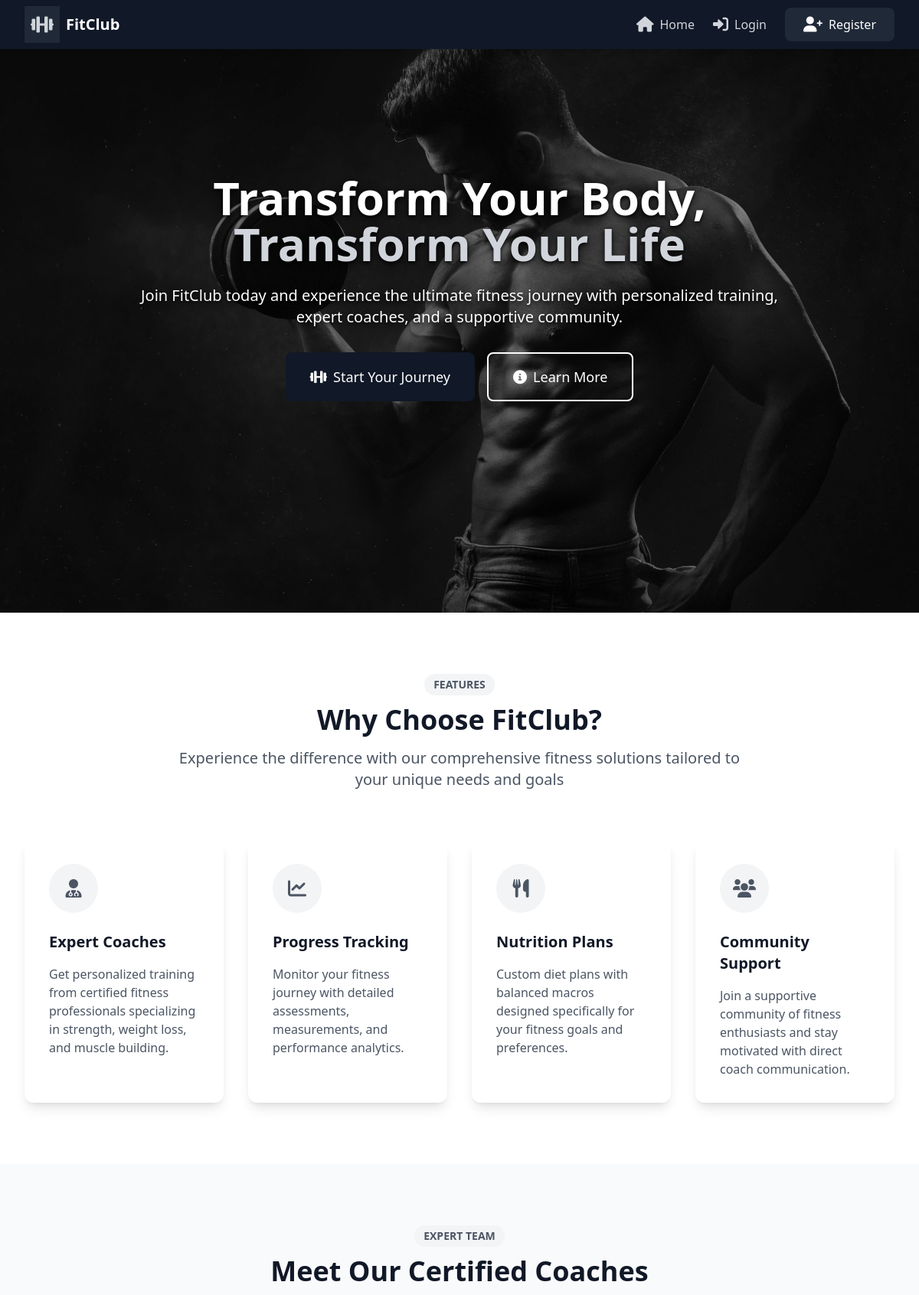
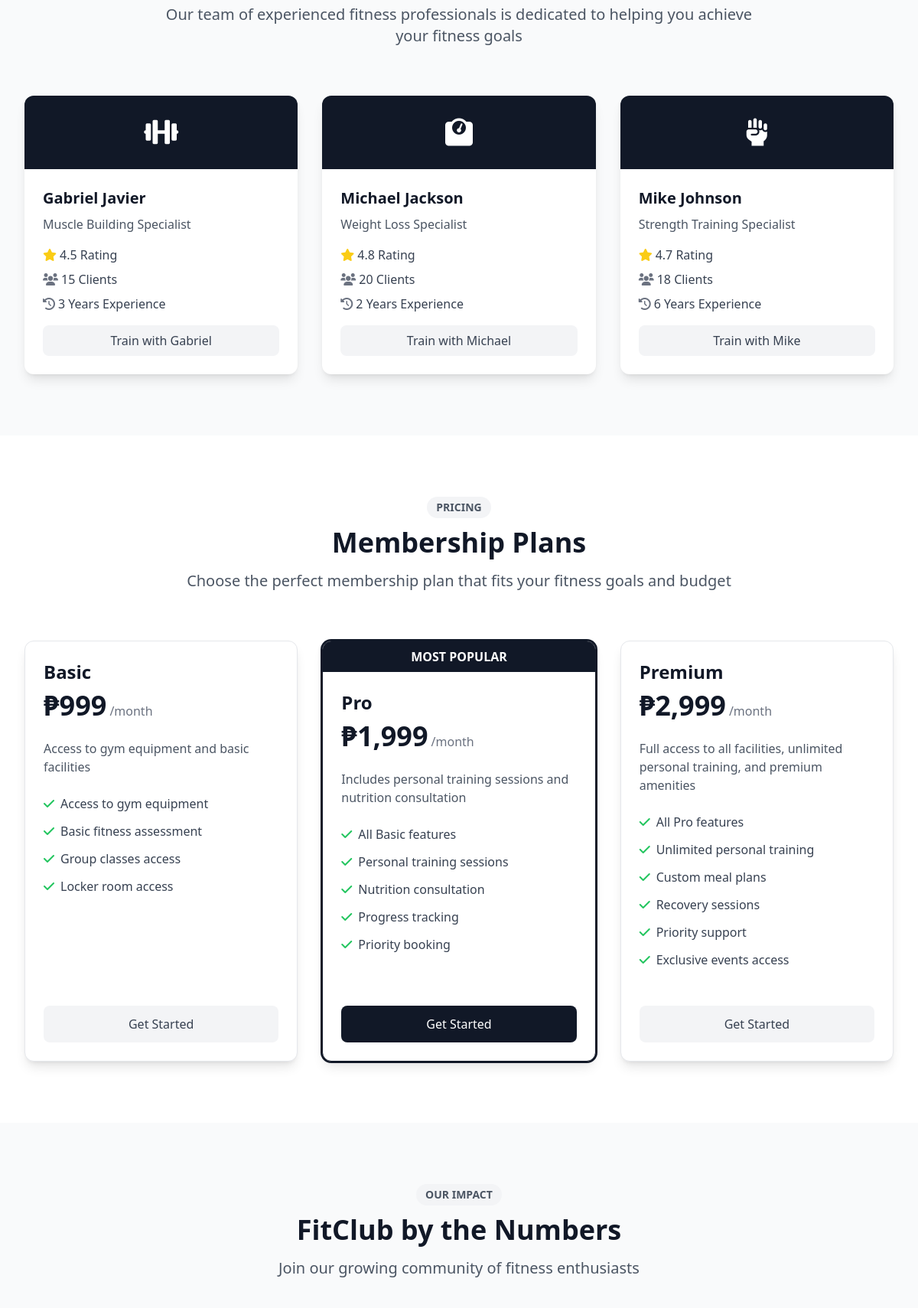
The page / (upper part) on the database its author committed (2 pictures, top to bottom).
### tables this page shows
CREATE TABLE `coaches` (
  `id` int(11) NOT NULL,
  `user_id` int(11) NOT NULL,
  `specialization` enum('bulk','weight_loss','strength') NOT NULL,
  `rating` decimal(3,2) DEFAULT 0.00,
  `clients_count` int(11) DEFAULT 0,
  `experience_years` int(11) DEFAULT 0,
  `active` tinyint(1) DEFAULT 1
);

CREATE TABLE `users` (
  `id` int(11) NOT NULL,
  `username` varchar(50) NOT NULL,
  `password` varchar(255) NOT NULL,
  `email` varchar(100) NOT NULL,
  `fullname` varchar(100) DEFAULT NULL,
  `phone` varchar(20) DEFAULT NULL,
  `role` enum('admin','coach','member') NOT NULL,
  `created_at` timestamp NOT NULL DEFAULT current_timestamp()
);

CREATE TABLE `membership_plans` (
  `id` int(11) NOT NULL,
  `name` varchar(50) NOT NULL,
  `price` decimal(10,2) NOT NULL,
  `description` text DEFAULT NULL,
  `features` text DEFAULT NULL,
  `duration` int(11) NOT NULL DEFAULT 1 COMMENT 'Duration in months',
  `active` tinyint(1) DEFAULT 1,
  `created_at` timestamp NOT NULL DEFAULT current_timestamp()
);

### index.php (the view, shortened to what this page needs)
<?php
$database = new Database();
$db = $database->getConnection();
?>
<!DOCTYPE html>
<html lang="en">
<head>
    <script src="https://cdn.tailwindcss.com"></script>
    <link href="https://cdnjs.cloudflare.com/ajax/libs/font-awesome/6.0.0/css/all.min.css" rel="stylesheet">
</head>
<body class="bg-white">
    <?php include 'components/public_navigation.php'; ?>
    <div class="hero-section">
        <img src="assets/images/men-bg.jpg" alt="Fitness training" class="hero-image" loading="eager">
        <div class="hero-overlay"></div>
        <div class="hero-content h-full flex items-center justify-center text-center">
            <div class="max-w-4xl mx-auto px-4 sm:px-6 lg:px-8">
                <div class="inline-block mb-12">
                    <h1 class="text-5xl md:text-6xl font-bold text-white mb-6 text-shadow-strong">
                        Transform Your Body,<br>
                        <span class="text-gray-300">Transform Your Life</span>
                    </h1>
                    <p class="text-xl text-white mb-8 text-shadow-strong">
                        Join FitClub today and experience the ultimate fitness journey with personalized training, expert coaches, and a supportive community.
                    </p>
                    <div class="flex flex-col sm:flex-row gap-4 justify-center">
                        <a href="register.php" class="inline-flex items-center justify-center px-8 py-4 text-lg font-medium text-white bg-gray-900 hover:bg-gray-800 rounded-lg transition duration-300">
                            <i class="fas fa-dumbbell mr-2"></i>
                            Start Your Journey
                        </a>
                        <a href="#features" class="inline-flex items-center justify-center px-8 py-4 text-lg font-medium text-white bg-transparent border-2 border-white hover:bg-white hover:text-gray-900 rounded-lg transition duration-300">
                            <i class="fas fa-info-circle mr-2"></i>
                            Learn More
                        </a>
                    </div>
                </div>
            </div>
        </div>
    </div>
    <div id="features" class="py-20 bg-white">
        <div class="max-w-7xl mx-auto px-4 sm:px-6 lg:px-8">
            <div class="text-center mb-16">
                <span class="inline-block px-3 py-1 text-sm font-semibold text-gray-600 bg-gray-100 rounded-full mb-3">FEATURES</span>
                <h2 class="text-4xl font-bold text-gray-900 mb-4">Why Choose FitClub?</h2>
                <p class="text-xl text-gray-600 max-w-3xl mx-auto">Experience the difference with our comprehensive fitness solutions tailored to your unique needs and goals</p>
            </div>
            <div class="grid grid-cols-1 md:grid-cols-2 lg:grid-cols-4 gap-8">
                <div class="feature-card bg-white p-8 rounded-xl shadow-lg hover:shadow-xl transition duration-300">
                    <div class="w-16 h-16 bg-gray-100 rounded-full flex items-center justify-center mb-6">
                        <i class="fas fa-user-md text-2xl text-gray-600"></i>
                    </div>
                    <h3 class="text-xl font-bold text-gray-900 mb-4">Expert Coaches</h3>
                    <p class="text-gray-600">
                        Get personalized training from certified fitness professionals specializing in strength, weight loss, and muscle building.
                    </p>
                </div>
                <div class="feature-card bg-white p-8 rounded-xl shadow-lg hover:shadow-xl transition duration-300">
                    <div class="w-16 h-16 bg-gray-100 rounded-full flex items-center justify-center mb-6">
                        <i class="fas fa-chart-line text-2xl text-gray-600"></i>
                    </div>
                    <h3 class="text-xl font-bold text-gray-900 mb-4">Progress Tracking</h3>
                    <p class="text-gray-600">
                        Monitor your fitness journey with detailed assessments, measurements, and performance analytics.
                    </p>
                </div>
                <div class="feature-card bg-white p-8 rounded-xl shadow-lg hover:shadow-xl transition duration-300">
                    <div class="w-16 h-16 bg-gray-100 rounded-full flex items-center justify-center mb-6">
                        <i class="fas fa-utensils text-2xl text-gray-600"></i>
                    </div>
                    <h3 class="text-xl font-bold text-gray-900 mb-4">Nutrition Plans</h3>
                    <p class="text-gray-600">
                        Custom diet plans with balanced macros designed specifically for your fitness goals and preferences.
                    </p>
                </div>
                <div class="feature-card bg-white p-8 rounded-xl shadow-lg hover:shadow-xl transition duration-300">
                    <div class="w-16 h-16 bg-gray-100 rounded-full flex items-center justify-center mb-6">
                        <i class="fas fa-users text-2xl text-gray-600"></i>
                    </div>
                    <h3 class="text-xl font-bold text-gray-900 mb-4">Community Support</h3>
                    <p class="text-gray-600">
                        Join a supportive community of fitness enthusiasts and stay motivated with direct coach communication.
                    </p>
                </div>
            </div>
        </div>
    </div>
    <div id="coaches" class="py-20 bg-gray-50">
        <div class="max-w-7xl mx-auto px-4 sm:px-6 lg:px-8">
            <div class="text-center mb-16">
                <span class="inline-block px-3 py-1 text-sm font-semibold text-gray-600 bg-gray-100 rounded-full mb-3">EXPERT TEAM</span>
                <h2 class="text-4xl font-bold text-gray-900 mb-4">Meet Our Certified Coaches</h2>
                <p class="text-xl text-gray-600 max-w-3xl mx-auto">Our team of experienced fitness professionals is dedicated to helping you achieve your fitness goals</p>
            </div>
            <div class="grid grid-cols-1 md:grid-cols-3 gap-8">
                <?php
                $query = "SELECT u.fullname, u.email, c.specialization, c.experience_years, c.rating, c.clients_count
                          FROM coaches c
                          JOIN users u ON c.user_id = u.id
                          WHERE c.active = 1";
                $stmt = $db->prepare($query);
                $stmt->execute();
                $specialization_icons = [
                    'bulk' => 'fa-dumbbell',
                    'weight_loss' => 'fa-weight-scale',
                    'strength' => 'fa-fist-raised'
                ];
                $specialization_names = [
                    'bulk' => 'Muscle Building',
                    'weight_loss' => 'Weight Loss',
                    'strength' => 'Strength Training'
                ];
                while ($coach = $stmt->fetch(PDO::FETCH_ASSOC)):
                    $icon = $specialization_icons[$coach['specialization']] ?? 'fa-dumbbell';
                    $specialization = $specialization_names[$coach['specialization']] ?? ucfirst($coach['specialization']);
                ?>
                <div class="coach-card bg-white rounded-xl overflow-hidden shadow-lg">
                    <div class="bg-gray-900 h-24 flex items-center justify-center">
                        <i class="fas <?php echo $icon; ?> text-4xl text-white"></i>
                    </div>
                    <div class="p-6">
                        <h3 class="text-xl font-bold text-gray-900 mb-2"><?php echo htmlspecialchars($coach['fullname']); ?></h3>
                        <p class="text-gray-600 font-medium mb-4"><?php echo $specialization; ?> Specialist</p>
                        <div class="flex items-center mb-2">
                            <i class="fas fa-star text-yellow-400 mr-1"></i>
                            <span class="text-gray-700"><?php echo number_format($coach['rating'], 1); ?> Rating</span>
                        </div>
                        <div class="flex items-center mb-2">
                            <i class="fas fa-users text-gray-500 mr-1"></i>
                            <span class="text-gray-700"><?php echo $coach['clients_count']; ?> Clients</span>
                        </div>
                        <div class="flex items-center mb-4">
                            <i class="fas fa-history text-gray-500 mr-1"></i>
                            <span class="text-gray-700"><?php echo $coach['experience_years']; ?> Years Experience</span>
                        </div>
                        <a href="register.php" class="inline-block w-full text-center bg-gray-100 hover:bg-gray-200 text-gray-700 font-medium py-2 px-4 rounded-lg transition duration-300">
                            Train with <?php echo explode(' ', htmlspecialchars($coach['fullname']))[0]; ?>
                        </a>
                    </div>
                </div>
                <?php endwhile; ?>
            </div>
        </div>
    </div>
    <div id="plans" class="py-20 bg-white">
        <div class="max-w-7xl mx-auto px-4 sm:px-6 lg:px-8">
            <div class="text-center mb-16">
                <span class="inline-block px-3 py-1 text-sm font-semibold text-gray-600 bg-gray-100 rounded-full mb-3">PRICING</span>
                <h2 class="text-4xl font-bold text-gray-900 mb-4">Membership Plans</h2>
                <p class="text-xl text-gray-600 max-w-3xl mx-auto">Choose the perfect membership plan that fits your fitness goals and budget</p>
            </div>
            <div class="grid grid-cols-1 md:grid-cols-3 gap-8">
                <?php
                $query = "SELECT * FROM membership_plans WHERE active = 1 ORDER BY price ASC";
                $stmt = $db->prepare($query);
                $stmt->execute();
                while ($plan = $stmt->fetch(PDO::FETCH_ASSOC)):
                    $features = explode("\r\n", $plan['features']);
                ?>
                <div class="membership-card bg-white border <?php echo ($plan['name'] == 'Pro') ? 'border-gray-900 ring-2 ring-gray-900' : 'border-gray-200'; ?> rounded-xl overflow-hidden shadow-lg flex flex-col">
                    <?php if ($plan['name'] == 'Pro'): ?>
                    <div class="bg-gray-900 text-white text-center py-2 font-semibold">
                        MOST POPULAR
                    </div>
                    <?php endif; ?>
                    <div class="p-6 flex-grow">
                        <h3 class="text-2xl font-bold text-gray-900 mb-2"><?php echo htmlspecialchars($plan['name']); ?></h3>
                        <div class="flex items-baseline mb-6">
                            <span class="text-4xl font-extrabold text-gray-900">₱<?php echo number_format($plan['price'], 0); ?></span>
                            <span class="text-gray-500 ml-1">/month</span>
                        </div>
                        <p class="text-gray-600 mb-6"><?php echo htmlspecialchars($plan['description']); ?></p>
                        <ul class="space-y-3 mb-6">
                            <?php foreach ($features as $feature): ?>
                            <li class="flex items-start">
                                <i class="fas fa-check text-green-500 mt-1 mr-2"></i>
                                <span class="text-gray-700"><?php echo htmlspecialchars($feature); ?></span>
                            </li>
                            <?php endforeach; ?>
                        </ul>
                    </div>
                    <div class="px-6 pb-6">
                        <a href="register.php" class="block w-full text-center <?php echo ($plan['name'] == 'Pro') ? 'bg-gray-900 hover:bg-gray-800 text-white' : 'bg-gray-100 hover:bg-gray-200 text-gray-700'; ?> font-medium py-3 px-4 rounded-lg transition duration-300">
                            Get Started
                        </a>
                    </div>
                </div>
                <?php endwhile; ?>
            </div>
        </div>
    </div>
    <div class="py-20 bg-gray-50">
        <div class="max-w-7xl mx-auto px-4 sm:px-6 lg:px-8">
            <div class="text-center mb-12">
                <span class="inline-block px-3 py-1 text-sm font-semibold text-gray-600 bg-gray-100 rounded-full mb-3">OUR IMPACT</span>
                <h2 class="text-4xl font-bold text-gray-900 mb-4">FitClub by the Numbers</h2>
                <p class="text-xl text-gray-600 max-w-3xl mx-auto">Join our growing community of fitness enthusiasts</p>
            </div>
        </div>
    </div>
</body>
</html>

### index.php (style rules this page uses)
.hero-section { position: relative; height: 100vh; width: 100%; overflow: hidden; }
.hero-image { position: absolute; top: 0; left: 0; width: 100%; height: 100%; object-fit: cover; object-position: center; z-index: 1; image-rendering: -webkit-optimize-contrast; image-rendering: crisp-edges; -ms-interpolation-mode: nearest-neighbor; transform: translateZ(0); backface-visibility: hidden; will-change: transform; max-width: none; filter: none; }
.hero-overlay { position: absolute; top: 0; left: 0; width: 100%; height: 100%; background: rgba(0, 0, 0, 0.5); z-index: 2; }
.hero-content { position: relative; z-index: 3; }
.text-shadow-strong { text-shadow: 0 2px 4px rgba(0, 0, 0, 0.8), 0 4px 12px rgba(0, 0, 0, 0.7); }
.feature-card { transition: all 0.3s ease; }
.coach-card { transition: all 0.3s ease; }
.membership-card { transition: all 0.3s ease; height: 100%; }
body { margin: 0; padding: 0; overflow-x: hidden; scroll-behavior: smooth; }

### rows shown on the page
coaches: user.fullname "Gabriel Javier", specialization "Muscle Building", rating "4.5", clients_count "15", experience_years "3", user.fullname "Gabriel"
coaches: user.fullname "Michael Jackson", specialization "Weight Loss", rating "4.8", clients_count "20", experience_years "2", user.fullname "Michael"
coaches: user.fullname "Mike Johnson", specialization "Strength Training", rating "4.7", clients_count "18", experience_years "6", user.fullname "Mike"
membership_plans: name "Basic", price "999", description "Access to gym equipment and basic facilities", features "Access to gym equipment", features "Basic fitness assessment", features "Group classes access", features "Locker room access"
membership_plans: shows "MOST POPULAR", name "Pro", price "1,999", description "Includes personal training sessions and nutrition consultation", features "All Basic features", features "Personal training sessions", features "Nutrition consultation", features "Progress tracking", features "Priority booking"
membership_plans: name "Premium", price "2,999", description "Full access to all facilities, unlimited personal training, and premium amenities", features "All Pro features", features "Unlimited personal training", features "Custom meal plans", features "Recovery sessions", features "Priority support", features "Exclusive events access"
